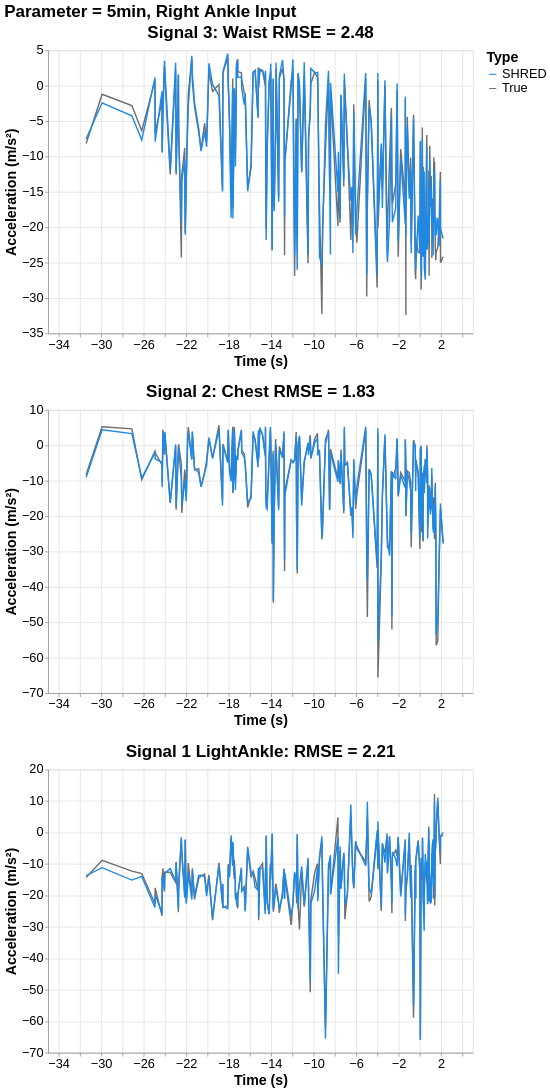

Notebook source saved alongside this figure:
### Code cell
# format: ft.extractSignal(output_location, output_signal, output_axis, df_SHRED_tidy)
    # output_location: 'Chest', 'Waist', 'RightAnkle', 'LeftAnkle'
    # output_signal: 'Acceleration', 'Angular Velocity', 'Magnetic Field'
    # output_axis: 'x', 'y', z'

Signal1 = ft.extractSignal('LeftAnkle', 'Acceleration', 'x', df_SHRED_tidy)
Signal2 = ft.extractSignal('Chest', 'Acceleration', 'x', df_SHRED_tidy)
Signal3 = ft.extractSignal('Waist', 'Acceleration', 'x', df_SHRED_tidy)

my_scheme = ['#1e88e5', "#6E6E6E"] # '#014337', '#1e88e5', '#DB1048'

# Compute error: ft.rmse_error, ft.mae_error, OR ft.mbe_error
Signal1_error = ft.rmse_error(Signal1[Signal1['Type'] == 'True']['Value'], Signal1[Signal1['Type'] == 'SHRED']['Value'])
Signal2_error = ft.rmse_error(Signal2[Signal2['Type'] == 'True']['Value'], Signal2[Signal2['Type'] == 'SHRED']['Value'])
Signal3_error = ft.rmse_error(Signal3[Signal3['Type'] == 'True']['Value'], Signal3[Signal3['Type'] == 'SHRED']['Value'])

# plot left ankle acceleration
line1 = alt.Chart(Signal1).mark_line().encode(
    x=alt.X('Time:Q', title='Time (s)'),
    y=alt.Y('Value:Q', title='Acceleration (m/s\u00b2)'),
    color=alt.Color('Type:N', scale=alt.Scale(range=my_scheme))
).properties(
    width=600,
    height=400,
    title=f'Signal 1 LightAnkle: RMSE = {Signal1_error:.2f}'  # Can change this title to be specific to the output signal
)
# plot chest acceleration
line2 = alt.Chart(Signal2).mark_line().encode(
    x=alt.X('Time:Q', title='Time (s)'),
    y=alt.Y('Value:Q', title='Acceleration (m/s\u00b2)'),
    color=alt.Color('Type:N', scale=alt.Scale(range=my_scheme))
).properties(
    width=600,
    height=400,
    title=f'Signal 2: Chest RMSE = {Signal2_error:.2f}'  # Can change this title to be specific to the output signal
)

# plot Waist acceleration
line3 = alt.Chart(Signal3).mark_line().encode(
    x=alt.X('Time:Q', title='Time (s)'),
    y=alt.Y('Value:Q', title='Acceleration (m/s\u00b2)'),
    color=alt.Color('Type:N', scale=alt.Scale(range=my_scheme))
).properties(
    width=600,
    height=400,
    title=f'Signal 3: Waist RMSE = {Signal3_error:.2f}'  # Can change this title to be specific to the output signal
)

final_chart = alt.vconcat(line3, line2, line1).properties(
    title=f'Parameter = {save_tag}, Right Ankle Input' # Can change this title to match the input sensor
    # increase font size
).configure_axis(
    labelFontSize=18,
    titleFontSize=20
).configure_title(
    fontSize=24
).configure_legend(
    labelFontSize=18,
    titleFontSize=20
)

final_chart

### Figure 1 — Vega-Lite specification as saved in the notebook (floating-point values rounded to 4 significant figures; data arrays with more than 128 entries replaced by an {"elided": "..."} marker saying what was removed)
{"config": {"view": {"continuousWidth": 300, "continuousHeight": 300}, "axis": {"labelFontSize": 18, "titleFontSize": 20}, "legend": {"labelFontSize": 18, "titleFontSize": 20}, "title": {"fontSize": 24}}, "vconcat": [{"data": {"name": "data-6d556fcfbc7e8dbe142b459003474633"}, "mark": {"type": "line"}, "encoding": {"color": {"field": "Type", "scale": {"range": ["#1e88e5", "#6E6E6E"]}, "type": "nominal"}, "x": {"field": "Time", "title": "Time (s)", "type": "quantitative"}, "y": {"field": "Value", "title": "Acceleration (m/s²)", "type": "quantitative"}}, "height": 400, "title": "Signal 3: Waist RMSE = 2.48", "width": 600}, {"data": {"name": "data-c70fabaf4f7dc170450705dbf119b186"}, "mark": {"type": "line"}, "encoding": {"color": {"field": "Type", "scale": {"range": ["#1e88e5", "#6E6E6E"]}, "type": "nominal"}, "x": {"field": "Time", "title": "Time (s)", "type": "quantitative"}, "y": {"field": "Value", "title": "Acceleration (m/s²)", "type": "quantitative"}}, "height": 400, "title": "Signal 2: Chest RMSE = 1.83", "width": 600}, {"data": {"name": "data-440981b51f3482df7bcd56f907e8ba80"}, "mark": {"type": "line"}, "encoding": {"color": {"field": "Type", "scale": {"range": ["#1e88e5", "#6E6E6E"]}, "type": "nominal"}, "x": {"field": "Time", "title": "Time (s)", "type": "quantitative"}, "y": {"field": "Value", "title": "Acceleration (m/s²)", "type": "quantitative"}}, "height": 400, "title": "Signal 1 LightAnkle: RMSE = 2.21", "width": 600}], "title": "Parameter = 5min, Right Ankle Input", "$schema": "https://vega.github.io/schema/vega-lite/v5.20.1.json", "datasets": {"data-6d556fcfbc7e8dbe142b459003474633": {"elided": "400 records"}, "data-c70fabaf4f7dc170450705dbf119b186": {"elided": "400 records"}, "data-440981b51f3482df7bcd56f907e8ba80": {"elided": "400 records"}}}
